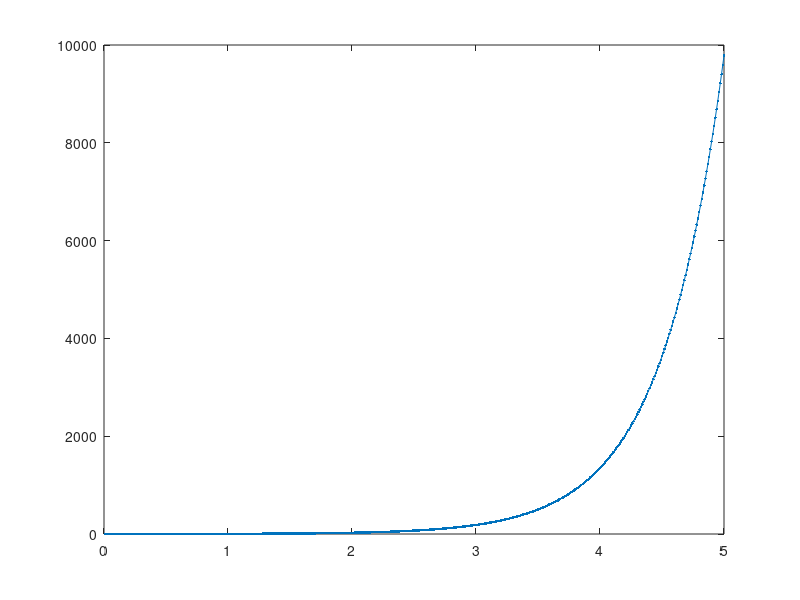

Reproduce this figure in MATLAB.
dt = 0.01

time = dt:dt:5

x(1) = 0.5

for i = 1:length(time)-1
    
    x(i+1) = x(i) + 2*x(i)*dt;
    
end

help close 
help figure
help hold


figure
plot(time,x,'.-')